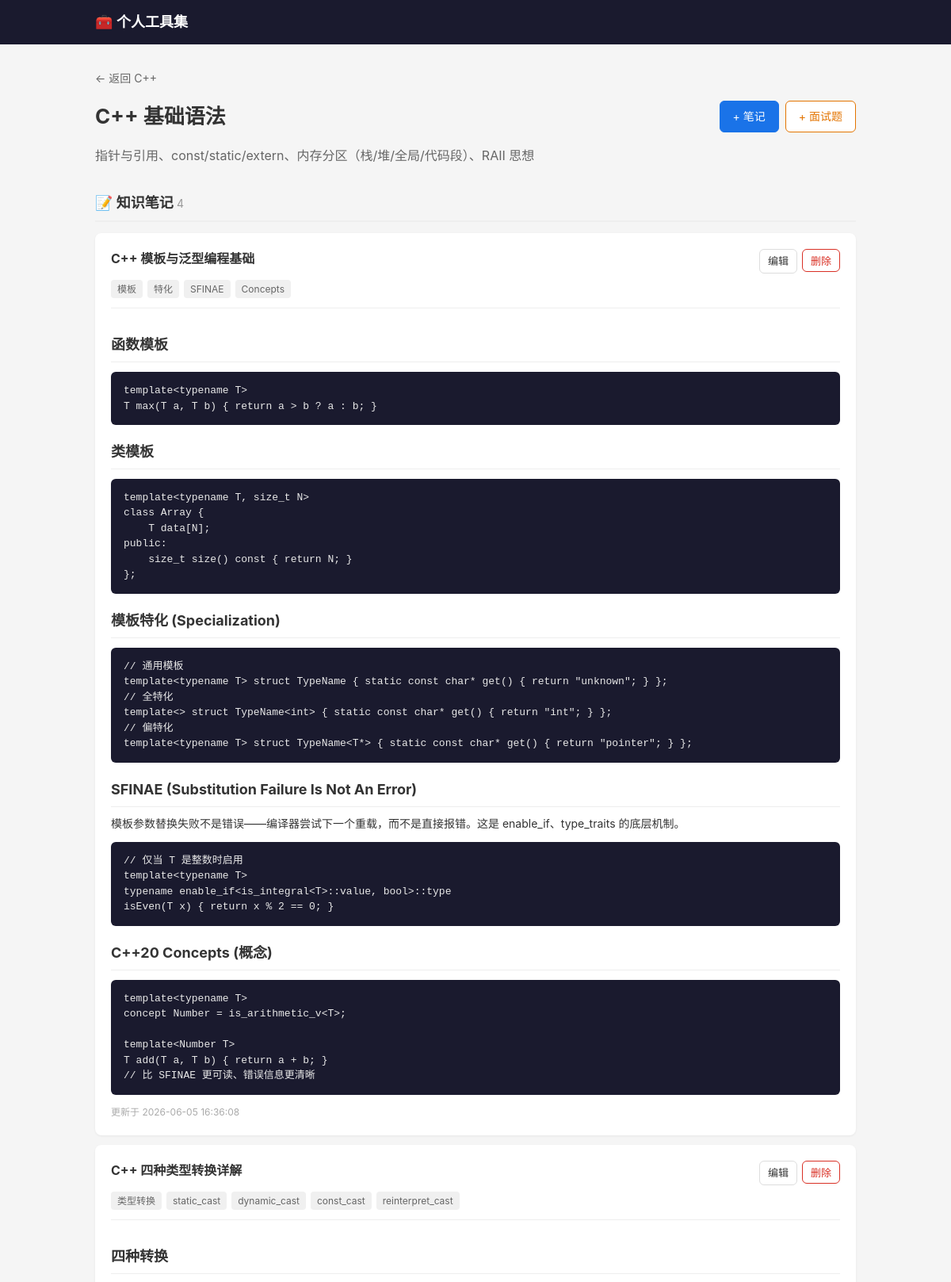
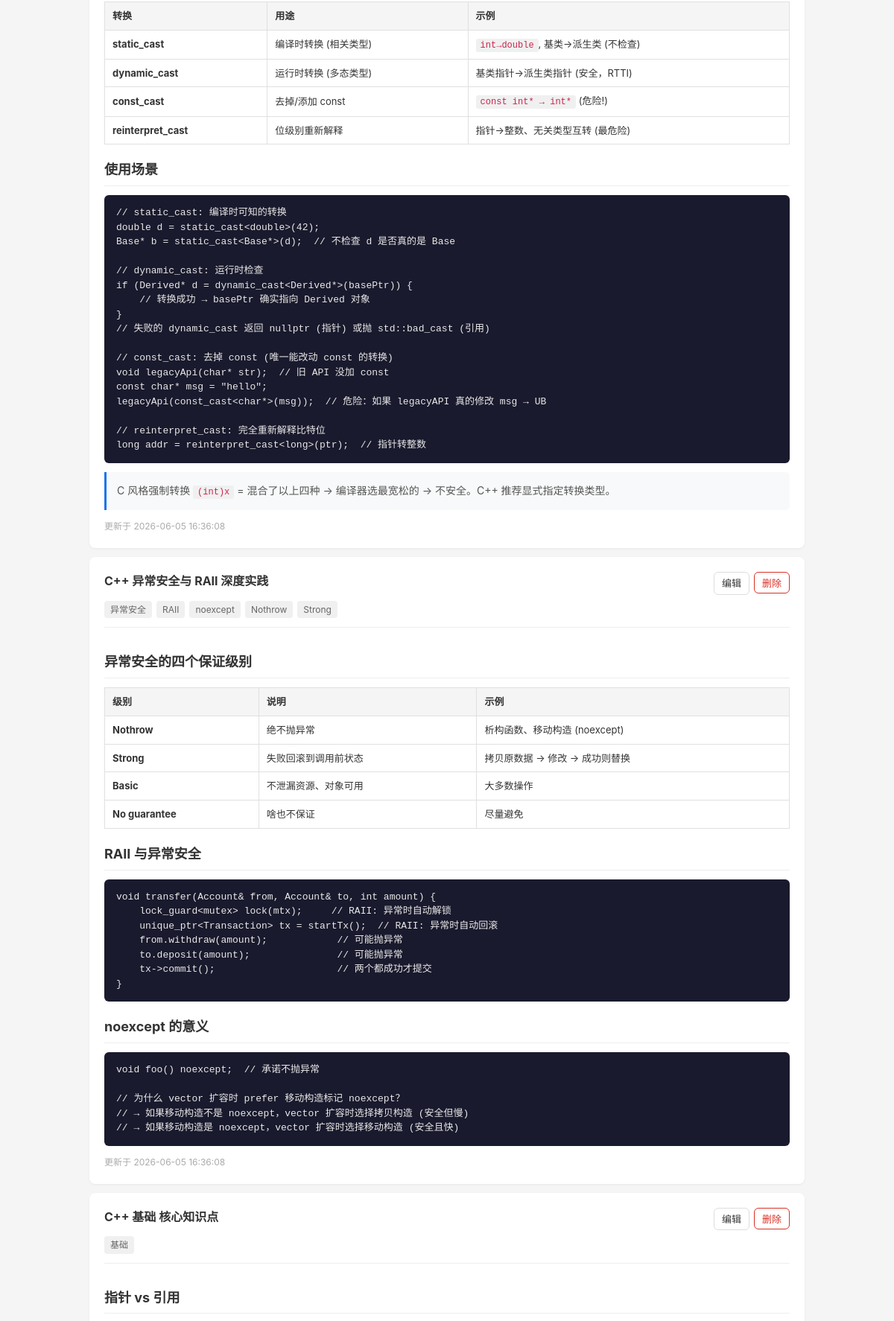
/skillset/stack/97 (upper part), run on the app's committed database (2 pictures, top to bottom).
### tables this page shows
CREATE TABLE stack (
            id INTEGER PRIMARY KEY AUTOINCREMENT,
            tool_id INTEGER NOT NULL,
            name TEXT NOT NULL,
            description TEXT DEFAULT '',
            sort_order INTEGER DEFAULT 0,
            is_deprecated INTEGER DEFAULT 0,
            created_at TIMESTAMP DEFAULT CURRENT_TIMESTAMP, group_name TEXT DEFAULT '',
            FOREIGN KEY (tool_id) REFERENCES tool(id) ON DELETE CASCADE,
            UNIQUE(tool_id, name)
        );

CREATE TABLE entry (
            id INTEGER PRIMARY KEY AUTOINCREMENT,
            stack_id INTEGER NOT NULL,
            title TEXT NOT NULL,
            content TEXT DEFAULT '',
            tags TEXT DEFAULT '',
            entry_type TEXT DEFAULT 'note',
            created_at TIMESTAMP DEFAULT CURRENT_TIMESTAMP,
            updated_at TIMESTAMP DEFAULT CURRENT_TIMESTAMP,
            FOREIGN KEY (stack_id) REFERENCES stack(id) ON DELETE CASCADE
        );

### tools/skillset/routes.py (the view)
@bp.route("/stack/<int:stack_id>")
def stack_detail(stack_id):
    stack = Stack.get_by_id(stack_id)
    if not stack:
        return "技术栈不存在", 404
    tool = Tool.get_by_id(stack["tool_id"])
    notes = Entry.get_by_stack(stack_id, "note")
    interviews = Entry.get_by_stack(stack_id, "interview")
    group_name = stack["group_name"] if stack["group_name"] else None
    return render_template("stack.html", tool=tool, stack=stack, notes=notes, interviews=interviews, group_name=group_name)

### app.py (called while the page is built)
@app.template_filter("markdown")
def markdown_filter(text):
    return markdown.markdown(
        text,
        extensions=["fenced_code", "tables", "codehilite"],
    )

### db.py (called while the page is built)
def get_db():
    conn = sqlite3.connect(str(DB_PATH))
    conn.row_factory = sqlite3.Row
    conn.execute("PRAGMA foreign_keys = ON")
    return conn

### tools/skillset/models.py (called while the page is built)
    @staticmethod
    def get_by_id(tool_id):
        db = get_db()
        return db.execute("SELECT * FROM tool WHERE id = ?", (tool_id,)).fetchone()

    @staticmethod
    def get_by_id(stack_id):
        db = get_db()
        return db.execute("SELECT * FROM stack WHERE id = ?", (stack_id,)).fetchone()

    @staticmethod
    def get_by_stack(stack_id, entry_type=None):
        db = get_db()
        if entry_type:
            return db.execute(
                "SELECT * FROM entry WHERE stack_id = ? AND entry_type = ? ORDER BY updated_at DESC",
                (stack_id, entry_type),
            ).fetchall()
        return db.execute(
            "SELECT * FROM entry WHERE stack_id = ? ORDER BY updated_at DESC",
            (stack_id,),
        ).fetchall()

### templates/skillset/stack.html (shortened to what this page needs)
{% extends "base.html" %}
{% block content %}
<div class="container">
    {% if group_name %}
    <a href="{{ url_for('.group_detail', tool_id=tool.id, group_name=group_name) }}" class="back-link">← 返回 {{ group_name }}</a>
    {% else %}
    <a href="{{ url_for('.tool_detail', tool_id=tool.id) }}" class="back-link">← 返回 {{ tool.name }}</a>
    {% endif %}
    <div class="stack-header">
        <h1>{{ stack.name }}</h1>
        <div class="stack-header-btns">
            <a href="{{ url_for('.entry_new', stack_id=stack.id, type='note') }}" class="btn btn-primary">+ 笔记</a>
            <a href="{{ url_for('.entry_new', stack_id=stack.id, type='interview') }}" class="btn btn-interview">+ 面试题</a>
        </div>
    </div>
    {% if stack.description %}<p class="desc">{{ stack.description }}</p>{% endif %}
    <section class="entry-section">
        <h2 class="section-title">📝 知识笔记 <span class="count">{{ notes|length }}</span></h2>
        {% if notes %}
        <div class="entry-list">
            {% for e in notes %}
            <div class="entry-item">
                <div class="entry-header">
                    <h3>{{ e.title }}</h3>
                    <div class="entry-actions">
                        <a href="{{ url_for('.entry_edit', entry_id=e.id) }}" class="btn btn-sm">编辑</a>
                        <form method="POST" action="{{ url_for('.entry_delete', entry_id=e.id) }}" style="display:inline"
                              onsubmit="return confirm('确定删除「{{ e.title }}」？')">
                            <button type="submit" class="btn btn-sm btn-danger">删除</button>
                        </form>
                    </div>
                </div>
                {% if e.tags %}
                <div class="tags">
                    {% for tag in e.tags.split(',') %}
                    <span class="tag">{{ tag.strip() }}</span>
                    {% endfor %}
                </div>
                {% endif %}
                {% if e.content %}
                <div class="entry-content md-body">{{ e.content | markdown | safe }}</div>
                {% endif %}
                <div class="entry-meta">更新于 {{ e.updated_at }}</div>
            </div>
            {% endfor %}
        </div>
        {% else %}
        <p class="empty">暂无笔记</p>
        {% endif %}
    </section>
</div>
{% endblock %}

### static/style.css (style rules this page uses)
* { margin: 0; padding: 0; box-sizing: border-box; }
body { font-family: -apple-system, BlinkMacSystemFont, "Segoe UI", Roboto, sans-serif; background: #f5f5f5; color: #333; line-height: 1.6; }
.container { max-width: 960px; margin: 0 auto; }
h1 { font-size: 26px; margin-bottom: 8px; }
.desc { color: #666; margin-bottom: 24px; }
.back-link { display: inline-block; color: #666; text-decoration: none; margin-bottom: 16px; font-size: 14px; }
.stack-header { display: flex; align-items: center; justify-content: space-between; margin-bottom: 16px; }
.stack-header h1 { margin-bottom: 0; }
.entry-list { display: flex; flex-direction: column; gap: 12px; }
.entry-item { background: #fff; border-radius: 8px; padding: 20px; box-shadow: 0 1px 3px rgba(0,0,0,.06); }
.entry-header { display: flex; justify-content: space-between; align-items: flex-start; }
.entry-header h3 { font-size: 16px; margin-bottom: 4px; }
.entry-actions { display: flex; gap: 6px; flex-shrink: 0; }
.entry-content { margin-top: 12px; font-size: 14px; white-space: pre-wrap; border-top: 1px solid #eee; padding-top: 12px; }
.tags { margin-top: 8px; display: flex; gap: 6px; flex-wrap: wrap; }
.tag { background: #f0f0f0; padding: 2px 8px; border-radius: 4px; font-size: 12px; color: #666; }
.entry-meta { color: #aaa; font-size: 12px; margin-top: 8px; }
.btn { display: inline-block; padding: 8px 16px; border-radius: 6px; border: 1px solid #ddd; background: #fff; cursor: pointer; font-size: 14px; text-decoration: none; color: #333; }
.btn-primary { background: #1a73e8; color: #fff; border-color: #1a73e8; }
.btn-sm { padding: 4px 10px; font-size: 13px; }
.btn-danger { color: #d93025; border-color: #d93025; }
.md-body { white-space: normal; }
.md-body h2 { font-size: 18px; margin: 20px 0 10px; border-bottom: 1px solid #eee; padding-bottom: 6px; }
.md-body p { margin: 8px 0; }
.md-body strong { color: #333; }
.md-body table { width: 100%; border-collapse: collapse; margin: 12px 0; font-size: 13px; }
.md-body th { background: #f5f5f5; text-align: left; padding: 8px 10px; border: 1px solid #e0e0e0; font-weight: 600; }
.md-body td { padding: 8px 10px; border: 1px solid #e0e0e0; }
.md-body td:first-child, .md-body th:first-child { white-space: nowrap; }
.md-body pre { background: #1a1a2e; color: #e8e8e8; padding: 14px 16px; border-radius: 6px; overflow-x: auto; font-size: 13px; line-height: 1.5; margin: 12px 0; }
.md-body code { font-family: "Cascadia Code", "Fira Code", "JetBrains Mono", monospace; font-size: 13px; }
.md-body :not(pre) > code { background: #f0f0f0; padding: 2px 6px; border-radius: 3px; color: #c7254e; font-size: 12px; }
.md-body blockquote { border-left: 3px solid #1a73e8; padding: 6px 14px; margin: 12px 0; color: #555; background: #f8f9fa; border-radius: 0 6px 6px 0; }
.stack-header-btns { display: flex; gap: 8px; }
.btn-interview { background: #fff; color: #e37400; border-color: #e37400; }
.entry-section { margin-top: 32px; }
.section-title { font-size: 18px; margin-bottom: 14px; padding-bottom: 8px; border-bottom: 2px solid #eee; }
.section-title .count { font-weight: 400; color: #999; font-size: 14px; }

### data on the page
stack: group_name "C++", name "C++ 基础语法", description "指针与引用、const/static/extern、内存分区（栈/堆/全局/代码段）、RAII 思想"
entry: title "C++ 模板与泛型编程基础", strip "模板" "特化" "SFINAE" "Concepts", content "函数模板 template<typename T> T max(T a, T b) { return a > b ? a : b; } 类模板 template<typename T, size_t N> class Array { T data[N]; public: size_t size() const { return N; } }; 模板特化 (Specialization) // 通用模板 template<typename T> struct TypeName { static const char* get() { return \"unknown\"; } }; // 全特化 template<> struct TypeName<int> { static const char* get() { return \"int\"; } }; // 偏特化 template<typename T> struct TypeName<T*> { static const char* get() { return \"pointer\"; } }; SFINAE (Substitution Failure Is Not An Error) 模板参数替换失败不是错误——编译器尝试下一个重载，而不是直接报错。这是 enable_if、type_traits 的底层机制。 // 仅当 T 是整数时启用 template<typename T> typename enable_if<is_integral<T>::value, bool>::type isEven(T x) {…", updated_at "2026-06-05 16:36:08"
entry: title "C++ 四种类型转换详解", strip "类型转换" "static_cast" "dynamic_cast" "const_cast" "reinterpret_cast", content "四种转换 转换 用途 示例 static_cast 编译时转换 (相关类型) int→double , 基类→派生类 (不检查) dynamic_cast 运行时转换 (多态类型) 基类指针→派生类指针 (安全，RTTI) const_cast 去掉/添加 const const int* → int* (危险!) reinterpret_cast 位级别重新解释 指针→整数、无关类型互转 (最危险) 使用场景 // static_cast: 编译时可知的转换 double d = static_cast<double>(42); Base* b = static_cast<Base*>(d); // 不检查 d 是否真的是 Base // dynamic_cast: 运行时检查 if (Derived* d = dynamic_cast<Derived*>(basePtr)) { // 转换成功 → basePtr 确实指向 Derived 对象 } // 失败的 dynamic_cast 返回 nullptr (指针) 或抛 std::bad_cast (引用) // const_cast: 去掉 const (唯一能改动 const 的转换) void legacyApi(char* str); // 旧 API 没加 const const char* msg = \"hello\"; legacyApi(const_cast<char*>(msg)); // 危险：如果 legacyAPI 真的修改 msg → UB // reinterpret_cast:…", updated_at "2026-06-05 16:36:08"
entry: title "C++ 异常安全与 RAII 深度实践", strip "异常安全" "RAII" "noexcept" "Nothrow" "Strong", content "异常安全的四个保证级别 级别 说明 示例 Nothrow 绝不抛异常 析构函数、移动构造 (noexcept) Strong 失败回滚到调用前状态 拷贝原数据 → 修改 → 成功则替换 Basic 不泄漏资源、对象可用 大多数操作 No guarantee 啥也不保证 尽量避免 RAII 与异常安全 void transfer(Account& from, Account& to, int amount) { lock_guard<mutex> lock(mtx); // RAII: 异常时自动解锁 unique_ptr<Transaction> tx = startTx(); // RAII: 异常时自动回滚 from.withdraw(amount); // 可能抛异常 to.deposit(amount); // 可能抛异常 tx->commit(); // 两个都成功才提交 } noexcept 的意义 void foo() noexcept; // 承诺不抛异常 // 为什么 vector 扩容时 prefer 移动构造标记 noexcept？ // → 如果移动构造不是 noexcept，vector 扩容时选择拷贝构造 (安全但慢) // → 如果移动构造是 noexcept，vector 扩容时选择移动构造 (安全且快)", updated_at "2026-06-05 16:36:08"
entry: title "C++ 基础 核心知识点", strip "基础", content "指针 vs 引用"

### other printed values
{{ notes|length }} "4"
